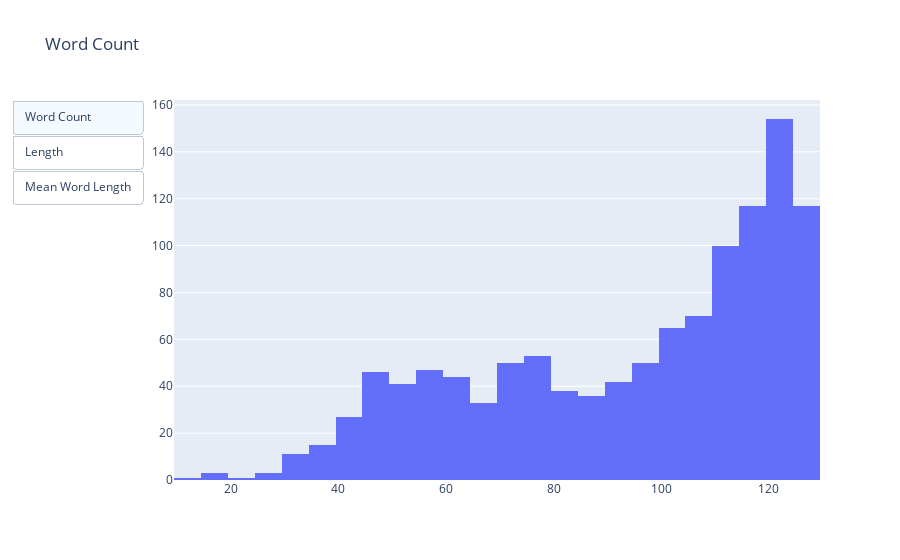

Notebook source saved alongside this figure:
### Code cell
fig = go.Figure(data=[
    go.Histogram(x=train_validation_aug['word count'], visible=True, name='Word Count'),
    go.Histogram(x=train_validation_aug['length'], visible=False, name='Length'),
    go.Histogram(x=train_validation_aug['mean word length'], visible=False, name='Mean Word Length')
])

fig.update_layout(
    updatemenus=[
        dict(
            type="buttons",
            direction="down",
            buttons=list([
                dict(
                    args=[{"visible": [True, False, False]},{'title':'Word Count'}],
                    label="Word Count",
                    method="update"
                ),
                dict(
                    args=[{"visible": [False, True, False]},{'title':'Length'}],
                    label="Length",
                    method="update"
                ),
                dict(
                    args=[{"visible": [False, False, True]},{'title':'Mean Word Length'}],
                    label="Mean Word Length",
                    method="update"
                )
            ]),
        ),
    ],title='Word Count'
)
fig.show()

### Figure 1 — Plotly figure (JSON) as saved in the notebook; plotly's stock layout.template omitted (floating-point values rounded to 4 significant figures; data arrays with more than 128 entries replaced by an {"elided": "..."} marker saying what was removed)
{"data": [{"name": "Word Count", "type": "histogram", "visible": true, "x": {"elided": "1164 int values"}}, {"name": "Length", "type": "histogram", "visible": false, "x": {"elided": "1164 int values"}}, {"name": "Mean Word Length", "type": "histogram", "visible": false, "x": {"elided": "1164 float values"}}], "layout": {"title": {"text": "Word Count"}, "updatemenus": [{"buttons": [{"args": [{"visible": [true, false, false]}, {"title": "Word Count"}], "label": "Word Count", "method": "update"}, {"args": [{"visible": [false, true, false]}, {"title": "Length"}], "label": "Length", "method": "update"}, {"args": [{"visible": [false, false, true]}, {"title": "Mean Word Length"}], "label": "Mean Word Length", "method": "update"}], "direction": "down", "type": "buttons"}]}}
